Frame 1 (no input): blank canvas, image omitted
Frame 60 (no input): blank canvas, image omitted
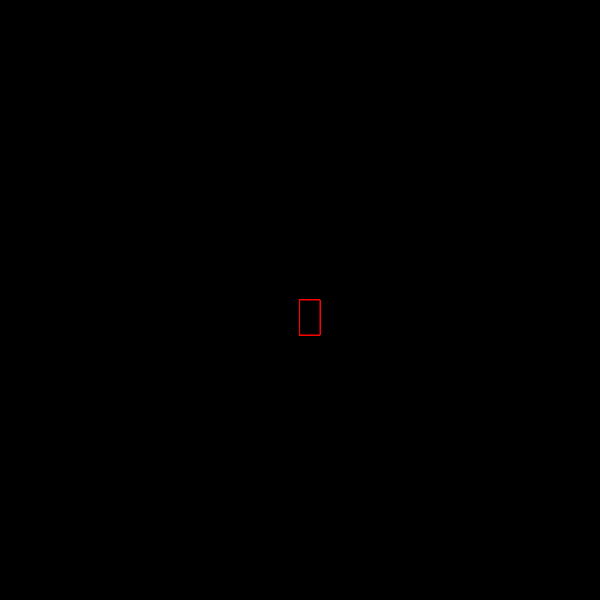
Frame 120 (the mouse pressed at the canvas centre since frame 60)

The p5.js sketch whose frames 1 and 60 were blank and that drew this single picture after the mouse press (run headless with seeded random() and noise() and a simulated clock; from frame 60 on, the mouse is pressed at the canvas centre):

// p5.js sketch
// ── sketch.js
function setup() {
    createCanvas(600, 600);
    background("black");
  }
  
  function draw() {
    stroke("red");
    fill("black");
    
    if(mouseIsPressed){
       rect(mouseX, mouseY, 20, 35);
    }
    
  }
  
